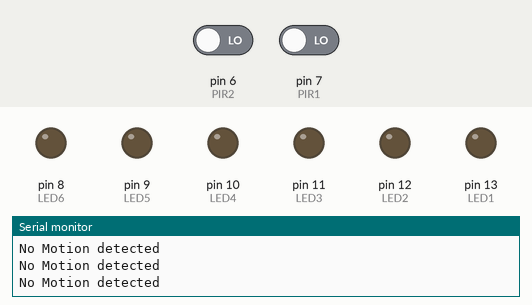
Bench run of a sketch on a simulated Arduino Uno, built with avr-gcc and run on an emulated ATmega328P. On the bench: output pins drawn as LEDs (lit = HIGH), the last lines printed to the serial monitor. Inputs (shaded band) come from the test bench; at power-on: pin 6 (PIR2) LOW, pin 7 (PIR1) LOW.

Above: at 1.2 s.
1.3 s: pin 6 (PIR2) driven HIGH
At 2.0 s:
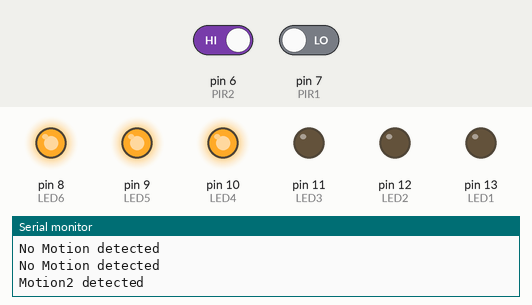
2.8 s: pin 6 (PIR2) driven LOW and pin 7 (PIR1) driven HIGH
5.8 s: pin 7 (PIR1) driven LOW
At 7.0 s:
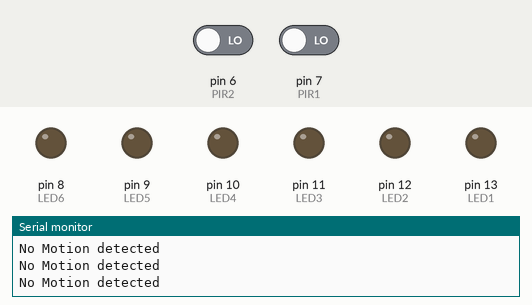
8.8 s: pin 7 (PIR1) driven HIGH
At 9.3 s:
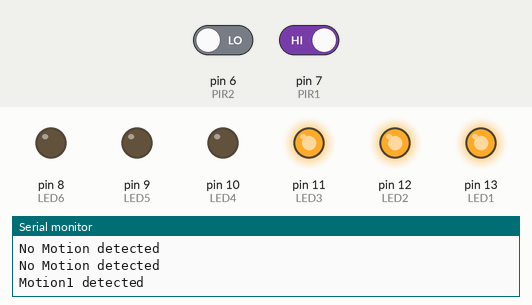
10.3 s: pin 6 (PIR2) driven HIGH and pin 7 (PIR1) driven LOW
13.3 s: pin 6 (PIR2) driven LOW
At 14.3 s:
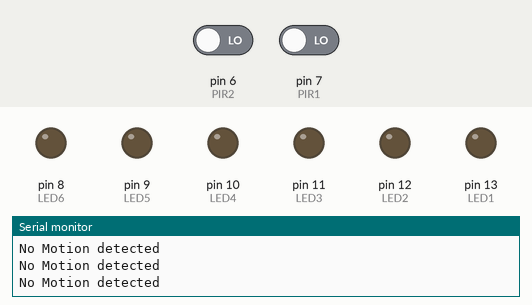
Timing chart, 0 to 16.3 s (numbered marks = the images above; inputs shaded):
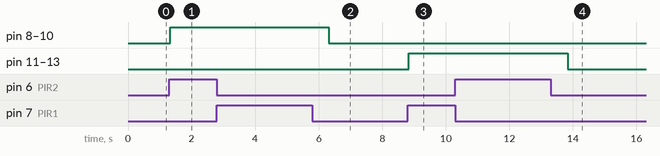

Measured:
- after the input at 1.3 s, pin 8 (LED6), pin 9 (LED5), pin 10 (LED4): LOW → HIGH at once
- after the input at 2.8 s, every drawn part: stays the same
- after the input at 5.8 s, pin 8 (LED6), pin 9 (LED5), pin 10 (LED4): HIGH → LOW after 0.52 s; pin 11 (LED3), pin 12 (LED2), pin 13 (LED1): stays LOW (without the input it goes to HIGH after 0.52 s)
- after the input at 8.8 s, pin 11 (LED3), pin 12 (LED2), pin 13 (LED1): LOW → HIGH at once
- after the input at 10.3 s, every drawn part: stays the same
- after the input at 13.3 s, pin 8 (LED6), pin 9 (LED5), pin 10 (LED4): stays LOW (without the input it goes to HIGH after 0.53 s); pin 11 (LED3), pin 12 (LED2), pin 13 (LED1): HIGH → LOW after 0.53 s

The sketch:

Smart_Highway_Light_Control_System.ino
```cpp
int LED1 = 13;
int LED2 = 12;
int LED3 = 11;
int LED4 = 10;
int LED5 = 9;
int LED6 = 8;
int PIR1 = 7;
int PIR2 = 6;

void setup() {

// initialize digital pin 3 as an output for LED

pinMode(LED1, OUTPUT);
pinMode(LED2, OUTPUT);
pinMode(LED3, OUTPUT);
pinMode(LED4, OUTPUT);
pinMode(LED5, OUTPUT);
pinMode(LED6, OUTPUT);

//initialize digital pin 10 as input for PIR

pinMode(PIR1, INPUT);
pinMode(PIR2, INPUT);
Serial.begin(9600);

//initialization time for PIR sensor to warm up
//blink LED to show that something is happening

}

void loop() {

//read PIR sensor, if High light LED for 5 seconds

//if low, check again

if(digitalRead(PIR1) == HIGH) {
  Serial.println("Motion1 detected");
digitalWrite(LED1, HIGH);
digitalWrite(LED2, HIGH);
digitalWrite(LED3, HIGH);
delay(5000);
}
else if(digitalRead(PIR2) == HIGH){
  Serial.println("Motion2 detected");
digitalWrite(LED4, HIGH);
digitalWrite(LED5, HIGH);
digitalWrite(LED6, HIGH);
delay(5000);
}
else {
  Serial.println("No Motion detected");
digitalWrite(LED1, LOW);
digitalWrite(LED2, LOW);
digitalWrite(LED3, LOW);
digitalWrite(LED4, LOW);
digitalWrite(LED5, LOW);
digitalWrite(LED6, LOW);
delay(1);
}

}
```
